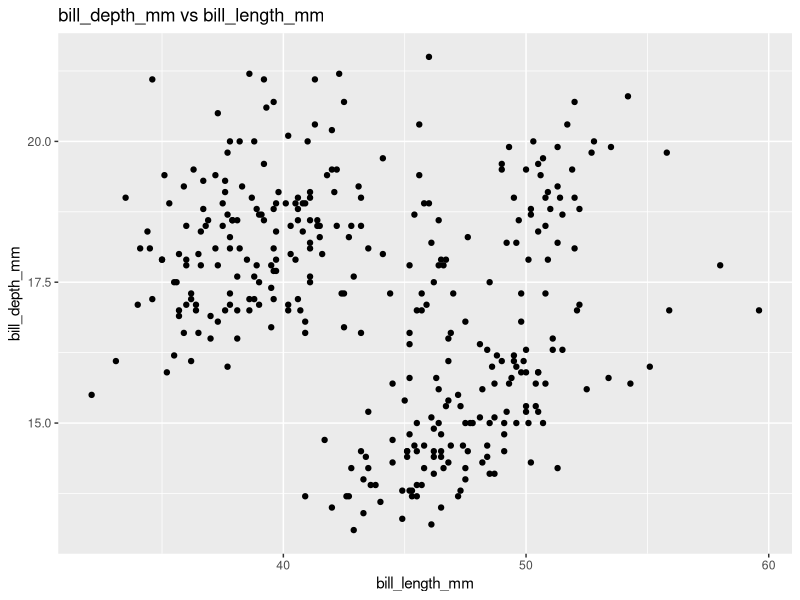
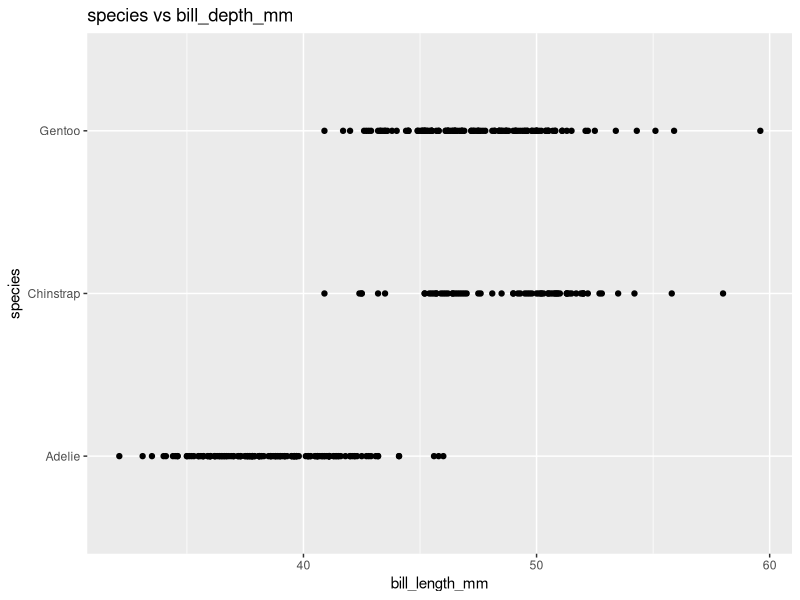
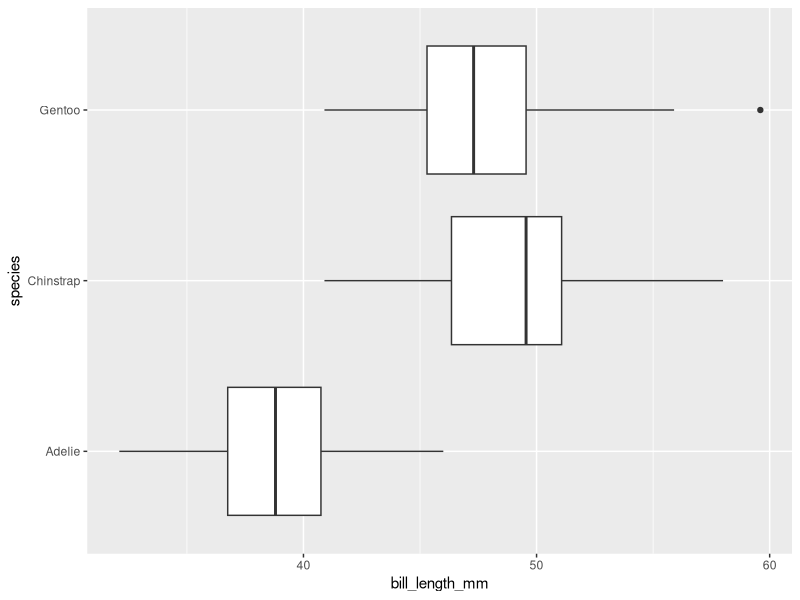
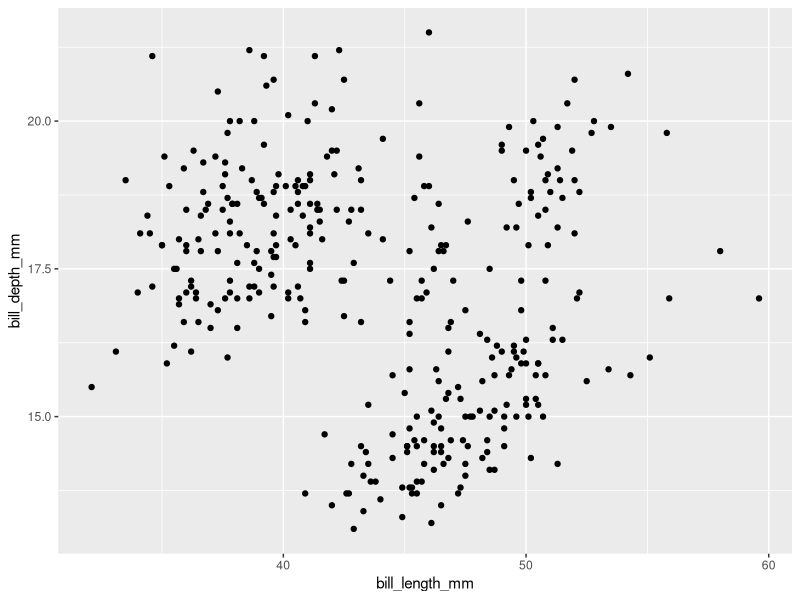
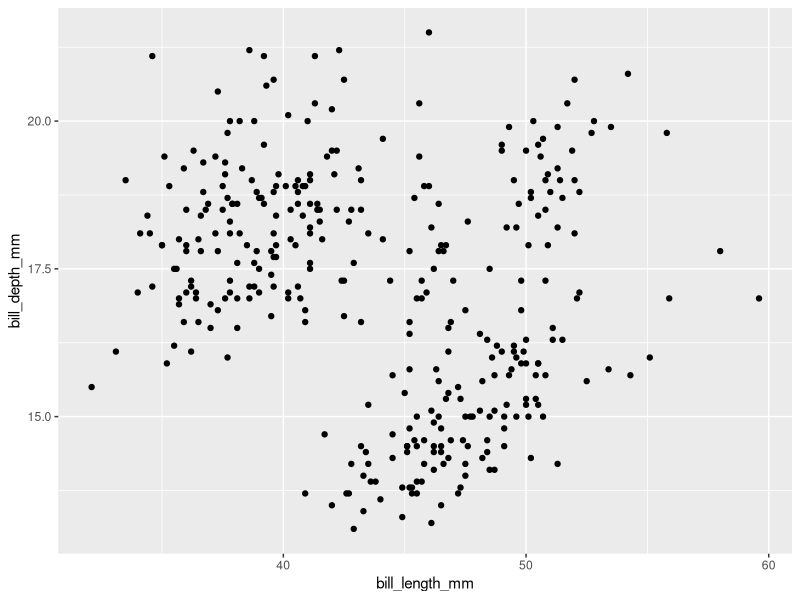
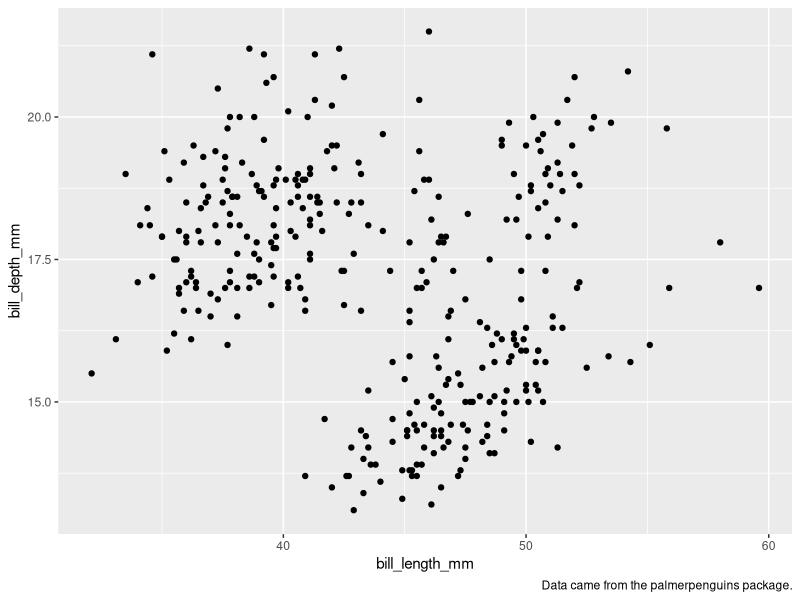
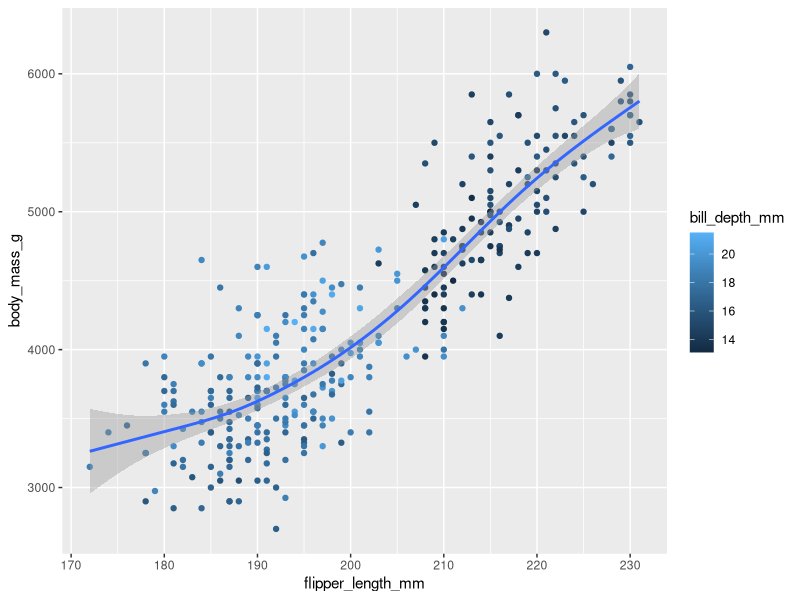
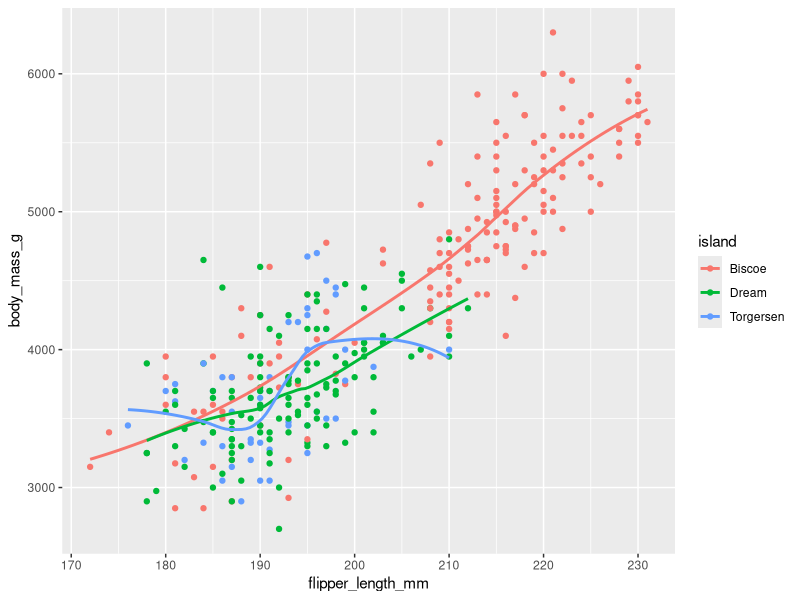

The R script that drew these images, in order:
## ---- chunk 1
#| output: false
# Loading Packages
library(tidyverse)
library(palmerpenguins)

# Note: warnings and messages are suppressed for all code blocks
## ---- chunk 2
dim(penguins)
## ---- chunk 3
penguins |> # Following tidyverse style guide by using pipes
    ggplot(mapping = aes(y = bill_depth_mm, x = bill_length_mm)) + 
    geom_point() +
    labs(title="bill_depth_mm vs bill_length_mm")
## ---- chunk 4
penguins |> 
    ggplot(mapping = aes(y = species, x = bill_length_mm)) + 
    geom_point() + 
    labs(title="species vs bill_depth_mm")
## ---- chunk 5
penguins |>
    ggplot(mapping = aes(y = species, x = bill_length_mm)) + 
    geom_boxplot()
## ---- chunk 6
penguins |>
    ggplot(mapping =  aes(y = bill_depth_mm, x = bill_length_mm)) + 
    geom_point()
## ---- chunk 7
penguins |>
    ggplot() + 
    geom_point(
        mapping = aes(y = bill_depth_mm, x = bill_length_mm),
        na.rm = TRUE
        )
## ---- chunk 8
penguins |>
    ggplot() + 
    geom_point(
        mapping = aes(y = bill_depth_mm, x = bill_length_mm),
        na.rm = TRUE
    ) +
    labs(caption = "Data came from the palmerpenguins package.")
## ---- chunk 9
penguins |>
    ggplot(mapping = aes(y = body_mass_g, x = flipper_length_mm)) + 
    geom_point(mapping = aes(color = bill_depth_mm)) +
    geom_smooth(method = "gam")
## ---- chunk 10
#| output: true
#| echo: false
ggplot(
  data = penguins,
  mapping = aes(x = flipper_length_mm, y = body_mass_g, color = island)
) +
  geom_point() +
  geom_smooth(se = FALSE)   
## ---- chunk 11
#| echo: false
ggplot(
  data = penguins,
  mapping = aes(x = flipper_length_mm, y = body_mass_g)
) +
  geom_point() +
  geom_smooth() +
  labs(title = "Plot 1")

ggplot() +
  geom_point(
    data = penguins,
    mapping = aes(x = flipper_length_mm, y = body_mass_g)
  ) +
  geom_smooth(
    data = penguins,
    mapping = aes(x = flipper_length_mm, y = body_mass_g)
  ) +
  labs(title = "Plot 2")
